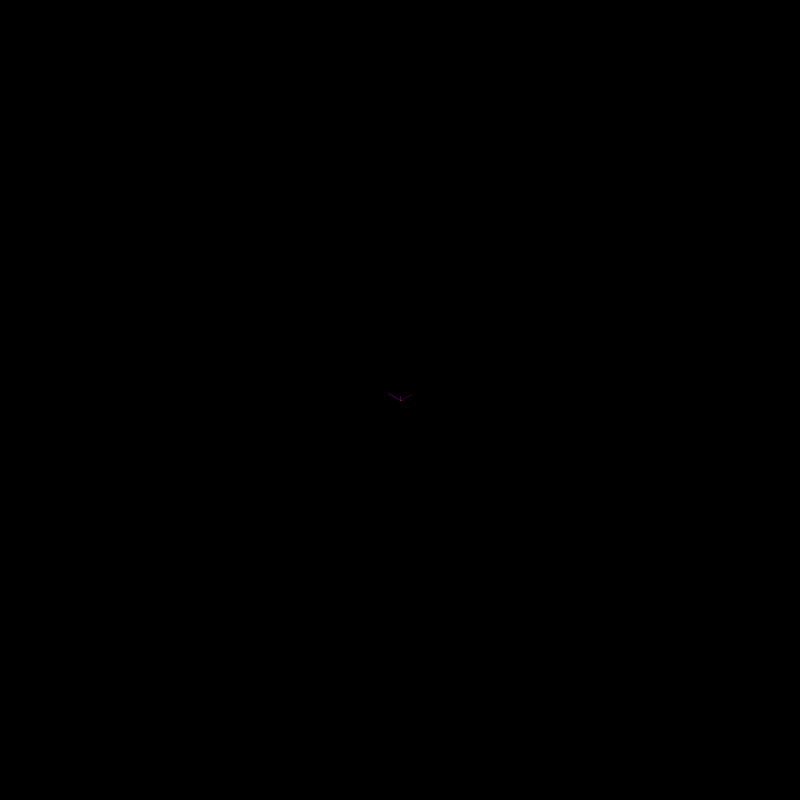
Frame 1 (no input)
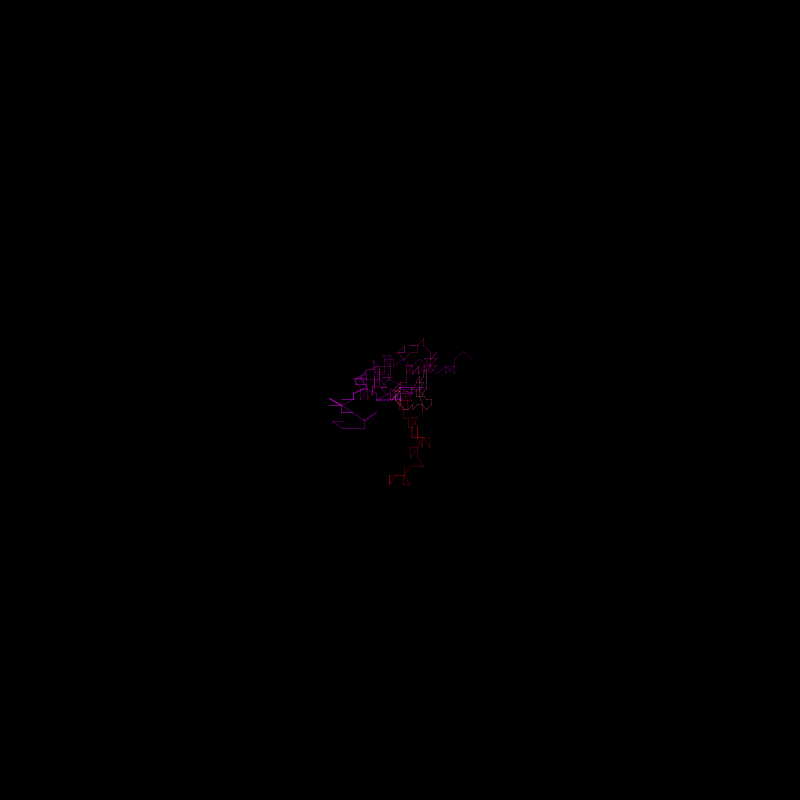
Frame 60 (the mouse pressed at the canvas centre just before this capture)
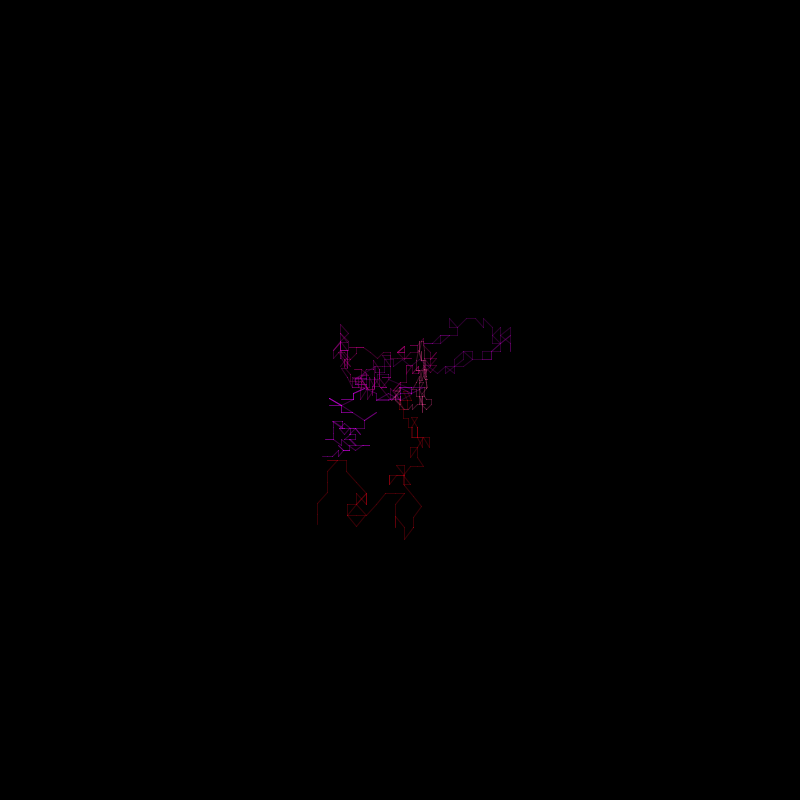
Frame 120 (the mouse held since frame 60 and released just before this capture)

The Processing sketch that drew these frames (run headless with seeded random() and noise(); from frame 60 on, the mouse is pressed at the canvas centre):

// Processing sketch: Walker08
// ── Walker08.pde
Walker w1,w2,w3,w4,w5,w6;
color value;

void setup() {
  size(800,800);
  background(0);
  
  w1 = new Walker(color(200,0,134,70), 100, 0);
  w2 = new Walker(color(156,0,164,70), 200, 30);
  w3 = new Walker(color(200,0,20,70), 1000, 300);
  w4 = new Walker(color(200,0,168,70), 0, 200);
  w5 = new Walker(color(230,62,141,70), 10, 1000);
  w6 = new Walker(color(234,0,255,70), 400, 20);
}

void draw() {
  w1.step();
  w1.display();
  w2.step();
  w2.display();
  w3.step();
  w3.display();
  w4.step();
  w4.display();
  w5.step();
  w5.display();
  w6.step();
  w6.display();
}
// ── Walker.pde

class Walker {
  
  color stroke;
  float s1,s2,prevX,prevY,x,y,t1,t2;
  
  Walker(color tempStroke, float tempT1, float tempT2) { 
    stroke = tempStroke;
    t1 = tempT1;
    t2 = tempT2;
    x = width/2;
    y = height/2;
  }  
  
  void step() {
    prevX = x;
    prevY = y;
    
    s1 = map(noise(t1),0,1,0,15);
    int r1 = int(random(-2,2));
    
    if(r1 < 0) {
      x = prevX - s1;
    } else if (r1 > 0) {
      x = prevX + s1;
    } else {
      x = prevX;
    }
    
    s2 = map(noise(t2),0,1,0,15);
    int r2 = int(random(-2,2));
    
    if(r2 < 0) {
      y = prevY - s2;
    } else if (r2 > 0) {
      y = prevY + s2;
    } else {
      y = prevY;
    }
    
    t1 += 0.01;
    t2 += 0.01;
  }
  
  void display() {
    stroke(stroke);
    line(prevX,prevY,x,y);
  }
}
